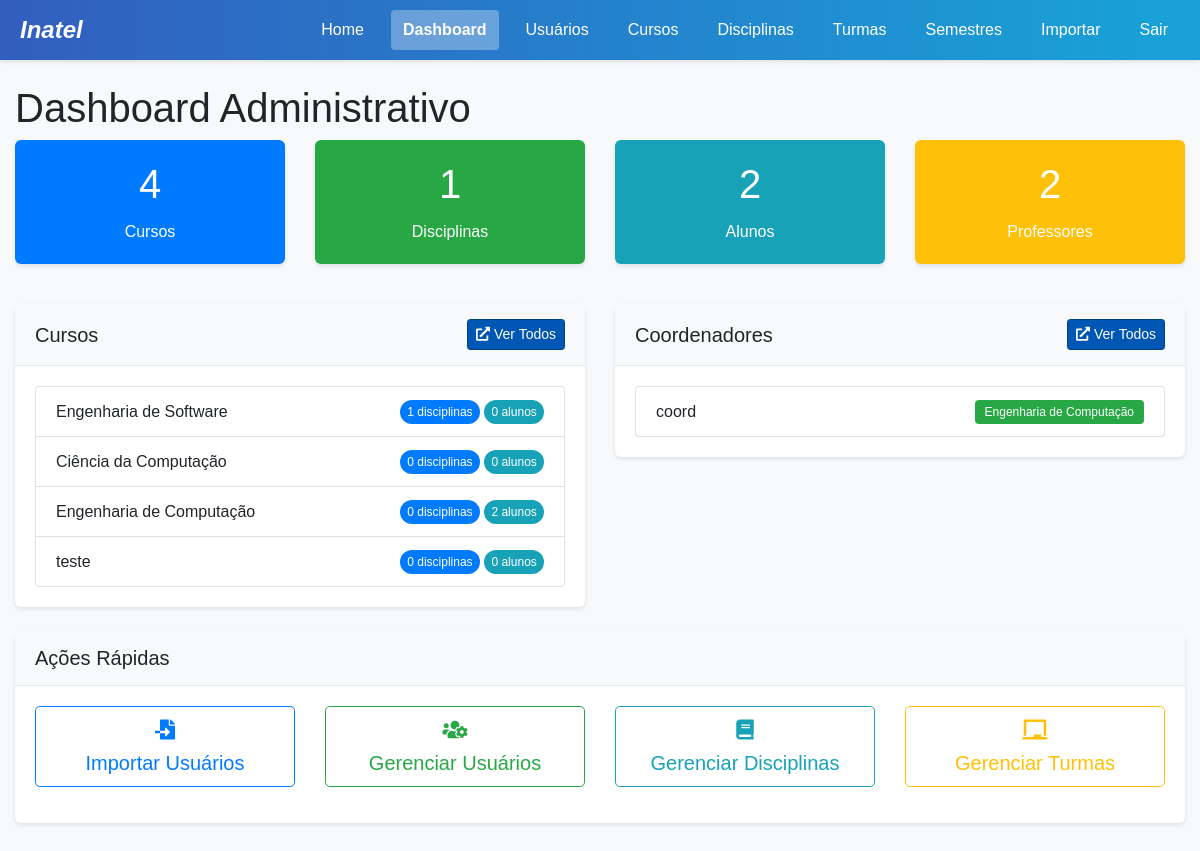
/custom-admin/dashboard/ (signed in), run on an earlier commit of the app's database.
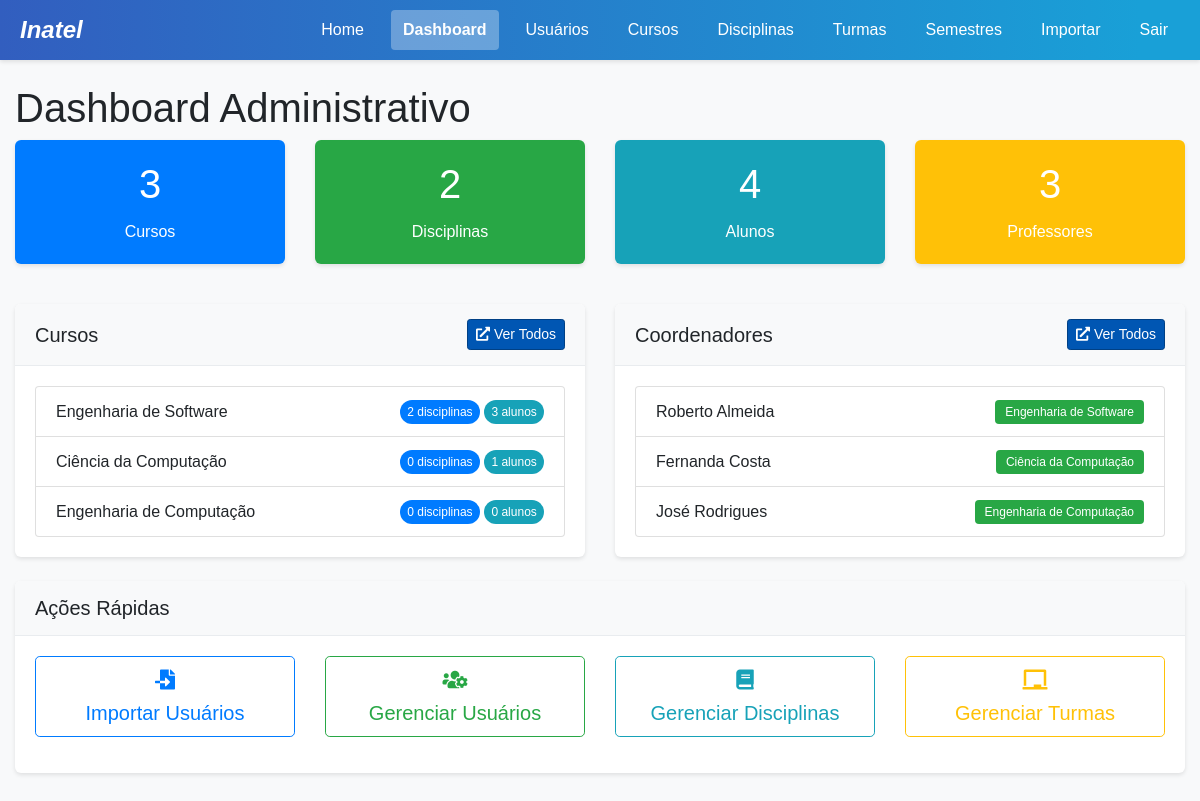
And on a later commit of the database.
### project/models.py (models this page shows, shortened)
class Curso(models.Model):
    id = models.AutoField(primary_key=True)
    nome = models.CharField(max_length=100)

class Coordenador(models.Model):
    id = models.AutoField(primary_key=True)
    nomeCoord = models.CharField(max_length=100)
    emailCoord = models.EmailField(unique=True)
    senhaCoord = models.CharField(max_length=100)
    curso = models.ForeignKey(Curso, on_delete=models.SET_NULL, null=True, related_name='coordenadores')
    reset_token = models.CharField(max_length=100, null=True, blank=True)

### project/views.py (the view)
    def wrapper(request, *args, **kwargs):
        if 'user_type' not in request.session or 'user_id' not in request.session:
            messages.error(request, "Você precisa estar logado para acessar esta página.")
            return redirect('login')
        user_type = request.session['user_type']
        user_id = request.session['user_id']
        try:
            if user_type == 'aluno':
                Aluno.objects.get(idAluno=user_id)
            elif user_type == 'professor':
                Professor.objects.get(idProfessor=user_id)
            elif user_type == 'coordenador':
                Coordenador.objects.get(id=user_id)
            elif user_type == 'admin':
                from .models import Admin
                Admin.objects.get(id=user_id)
            else:
                messages.error(request, "Tipo de usuário não reconhecido.")
                request.session.flush()
                return redirect('login')
        except Exception:
            messages.error(request, "Sua sessão expirou ou é inválida. Por favor, faça login novamente.")
            request.session.flush()
            return redirect('login')
        return view_func(request, *args, **kwargs)

### project/context_processors.py (called while the page is built)
def user_data(request):
    context = {
        'user_type': request.session.get('user_type'),
        'user_id': request.session.get('user_id'),
        'username': request.session.get('username'),
    }
    if 'user_type' in request.session:
        notificacoes = obter_notificacoes_usuario(request)
        context['notificacoes_nao_lidas'] = notificacoes.filter(lida=False)
        context['notificacoes_count'] = context['notificacoes_nao_lidas'].count()
    return context

### project/utils.py (called while the page is built)
def obter_notificacoes_usuario(request):
    from .models import Notificacao, Aluno, Professor, Coordenador, Admin
    user_type = request.session.get('user_type')
    user_id = request.session.get('user_id')
    if not user_type or not user_id:
        return Notificacao.objects.none()
    if user_type == 'aluno':
        return Notificacao.objects.filter(aluno_id=user_id)
    elif user_type == 'professor':
        return Notificacao.objects.filter(professor_id=user_id)
    elif user_type == 'coordenador':
        return Notificacao.objects.filter(coordenador_id=user_id)
    elif user_type == 'admin':
        return Notificacao.objects.filter(admin_id=user_id)
    return Notificacao.objects.none()

### project/templates/admin/dashboard.html (shortened to what this page needs)
<!DOCTYPE html>
<html lang="pt-br">
<head>
    {% load static %}
    <link rel="stylesheet" href="https://stackpath.bootstrapcdn.com/bootstrap/4.5.2/css/bootstrap.min.css">
    <link rel="stylesheet" href="{% static 'css/main.css' %}">
    <link rel="stylesheet" href="https://cdnjs.cloudflare.com/ajax/libs/font-awesome/5.15.3/css/all.min.css">
</head>
<body>
    <div class="header">
        <p class="logo"><em>Inatel</em></p>
        <div class="links">
            <a href="{% url 'home' %}">Home</a>
            <a href="{% url 'admin_dashboard' %}" class="active">Dashboard</a>
            <a href="{% url 'admin_users' %}">Usuários</a>
            <a href="{% url 'admin_courses' %}">Cursos</a>
            <a href="{% url 'admin_disciplines' %}">Disciplinas</a>
            <a href="{% url 'admin_classes' %}">Turmas</a>
            <a href="{% url 'admin_semesters' %}">Semestres</a>
            <a href="{% url 'admin_import_users' %}">Importar</a>
            <a href="{% url 'logout' %}">Sair</a>
        </div>
    </div>
    <div class="container mt-4">
        <h1>Dashboard Administrativo</h1>
        <div class="row mb-4">
            <div class="col-md-3">
                <div class="card text-white bg-primary mb-3">
                    <div class="card-body text-center">
                        <h1 class="card-title">{{ cursos_count }}</h1>
                        <p class="card-text">Cursos</p>
                    </div>
                </div>
            </div>
            <div class="col-md-3">
                <div class="card text-white bg-success mb-3">
                    <div class="card-body text-center">
                        <h1 class="card-title">{{ disciplinas_count }}</h1>
                        <p class="card-text">Disciplinas</p>
                    </div>
                </div>
            </div>
            <div class="col-md-3">
                <div class="card text-white bg-info mb-3">
                    <div class="card-body text-center">
                        <h1 class="card-title">{{ alunos_count }}</h1>
                        <p class="card-text">Alunos</p>
                    </div>
                </div>
            </div>
            <div class="col-md-3">
                <div class="card text-white bg-warning mb-3">
                    <div class="card-body text-center">
                        <h1 class="card-title">{{ professores_count }}</h1>
                        <p class="card-text">Professores</p>
                    </div>
                </div>
            </div>
        </div>
        <div class="row">
            <div class="col-md-6">
                <div class="card mb-4">
                    <div class="card-header d-flex justify-content-between align-items-center">
                        <h5 class="mb-0">Cursos</h5>
                        <a href="{% url 'admin_courses' %}" class="btn btn-sm btn-primary">
                            <i class="fas fa-external-link-alt"></i> Ver Todos
                        </a>
                    </div>
                    <div class="card-body">
                        <div class="list-group">
                            {% for curso in cursos %}
                                <div class="list-group-item d-flex justify-content-between align-items-center">
                                    {{ curso.nome }}
                                    <div>
                                        <span class="badge badge-primary badge-pill">{{ curso.disciplinas.count }} disciplinas</span>
                                        <span class="badge badge-info badge-pill">{{ curso.alunos.count }} alunos</span>
                                    </div>
                                </div>
                            {% empty %}
                                <p>Nenhum curso cadastrado.</p>
                            {% endfor %}
                        </div>
                    </div>
                </div>
            </div>
            <div class="col-md-6">
                <div class="card mb-4">
                    <div class="card-header d-flex justify-content-between align-items-center">
                        <h5 class="mb-0">Coordenadores</h5>
                        <a href="{% url 'admin_users' %}" class="btn btn-sm btn-primary">
                            <i class="fas fa-external-link-alt"></i> Ver Todos
                        </a>
                    </div>
                    <div class="card-body">
                        <div class="list-group">
                            {% for coordenador in coordenadores %}
                                <div class="list-group-item d-flex justify-content-between align-items-center">
                                    {{ coordenador.nomeCoord }}
                                    <div>
                                        {% if coordenador.curso %}
                                            <span class="badge badge-success">{{ coordenador.curso.nome }}</span>
                                        {% else %}
                                            <span class="badge badge-secondary">Sem curso atribuído</span>
                                        {% endif %}
                                    </div>
                                </div>
                            {% empty %}
                                <p>Nenhum coordenador cadastrado.</p>
                            {% endfor %}
                        </div>
                    </div>
                </div>
            </div>
        </div>
        <div class="row">
            <div class="col-md-12">
                <div class="card">
                    <div class="card-header d-flex justify-content-between align-items-center">
                        <h5 class="mb-0">Ações Rápidas</h5>
                    </div>
                    <div class="card-body">
                        <div class="row">
                            <div class="col-md-3 mb-3">
                                <a href="{% url 'admin_import_users' %}" class="btn btn-lg btn-block btn-outline-primary">
                                    <i class="fas fa-file-import mb-2"></i><br>
                                    Importar Usuários
                                </a>
                            </div>
                            <div class="col-md-3 mb-3">
                                <a href="{% url 'admin_users' %}" class="btn btn-lg btn-block btn-outline-success">
                                    <i class="fas fa-users-cog mb-2"></i><br>
                                    Gerenciar Usuários
                                </a>
                            </div>
                            <div class="col-md-3 mb-3">
                                <a href="{% url 'admin_disciplines' %}" class="btn btn-lg btn-block btn-outline-info">
                                    <i class="fas fa-book mb-2"></i><br>
                                    Gerenciar Disciplinas
                                </a>
                            </div>
                            <div class="col-md-3 mb-3">
                                <a href="{% url 'admin_classes' %}" class="btn btn-lg btn-block btn-outline-warning">
                                    <i class="fas fa-chalkboard mb-2"></i><br>
                                    Gerenciar Turmas
                                </a>
                            </div>
                        </div>
                    </div>
                </div>
            </div>
        </div>
    </div>
</body>
</html>

### static/css/main.css (style rules this page uses)
body { background-color: #f8f9fa; font-family: 'Arial', sans-serif; min-height: 100vh; display: flex; flex-direction: column; margin: 0; padding: 0; }
.container { flex: 1; max-width: 1200px; margin: 0 auto; margin-bottom: 40px; }
.header { background: linear-gradient(90deg, #325ebf 0%, #19a0d7 95%); padding: 10px 20px; display: flex; justify-content: space-between; align-items: center; box-shadow: 0 2px 4px rgba(0, 0, 0, 0.1); }
.logo { color: white; font-size: 24px; font-weight: bold; margin: 0; }
.links { display: flex; gap: 15px; }
.links a { color: white; text-decoration: none; padding: 8px 12px; border-radius: 4px; transition: background-color 0.3s ease; font-weight: 500; }
.links a.active { background-color: rgba(255, 255, 255, 0.3); font-weight: bold; }
.card { border-radius: 6px; box-shadow: 0 2px 4px rgba(0, 0, 0, 0.1); margin-bottom: 20px; border: none; overflow: hidden; }
.card-header { background-color: #f8f9fa; border-bottom: 1px solid #e9ecef; font-weight: 600; padding: 15px 20px; }
.card-body { padding: 20px; }
.btn-primary { background-color: #0056b3; border-color: #004085; }
.list-group-item { transition: background-color 0.2s ease; }
.badge { padding: 6px 10px; font-weight: 500; }
.badge-pill { border-radius: 10rem; padding-right: .6em; padding-left: .6em; }

What changed in the data, as far as the page shows it:
removed Curso: nome "teste", disciplinas.count "0", alunos.count "0"
removed Coordenador: nomeCoord "coord", curso.nome "Engenharia de Computação"
computed for Curso "Engenharia de Software": disciplinas.count "1" → "2"; alunos.count "0" → "3"
computed for Curso "Ciência da Computação": alunos.count "0" → "1"
computed for Curso "Engenharia de Computação": alunos.count "2" → "0"
added Coordenador: nomeCoord "Roberto Almeida", curso.nome "Engenharia de Software"
added Coordenador: nomeCoord "Fernanda Costa", curso.nome "Ciência da Computação"
added Coordenador: nomeCoord "José Rodrigues", curso.nome "Engenharia de Computação"
Also different on the page:
{{ cursos_count }}: "4" → "3"
{{ disciplinas_count }}: "1" → "2"
{{ alunos_count }}: "2" → "4"
{{ professores_count }}: "2" → "3"
